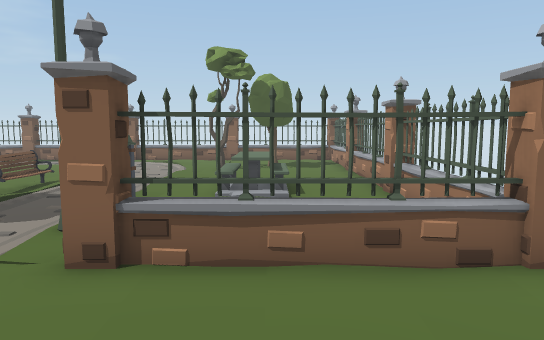
[1] (above)

18 first-person views from a walk through a 3-D level made in the Unity game engine. The camera is 1.5 m above the floor, tilts 6° down and sees 70° across. The floor is counted in squares, 1 m on a side. Each view is taken from the middle of a square. On the plan, view 1 faces up. The plan holds only what a view shows up to about 17 squares ahead; the rest is blank. The place goes on beyond the plan.

[2]
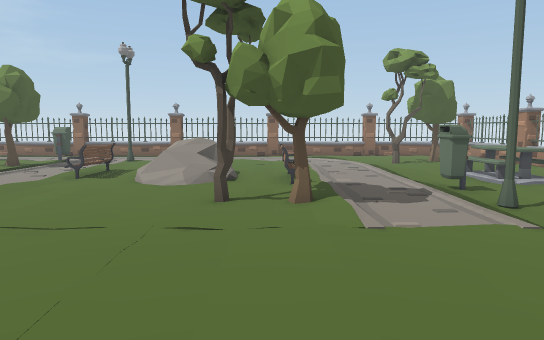

[3]
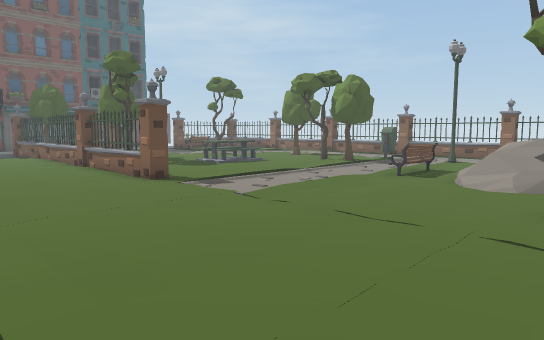

[4]
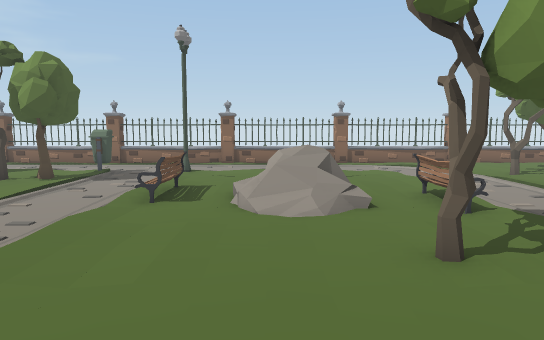

[5]
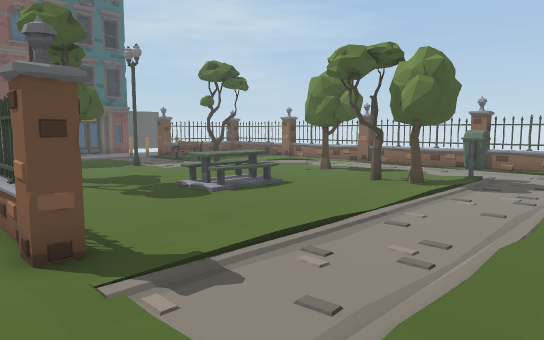

[6]
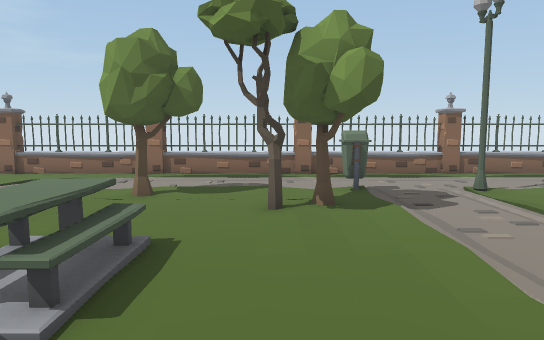

[7]
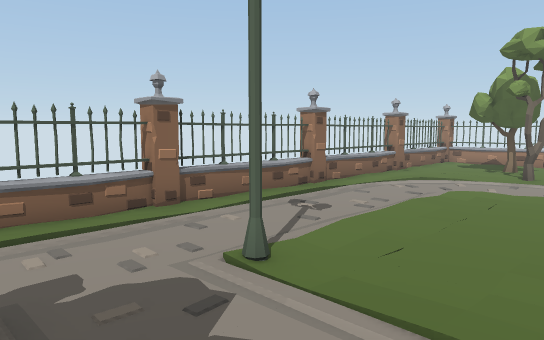

[8]
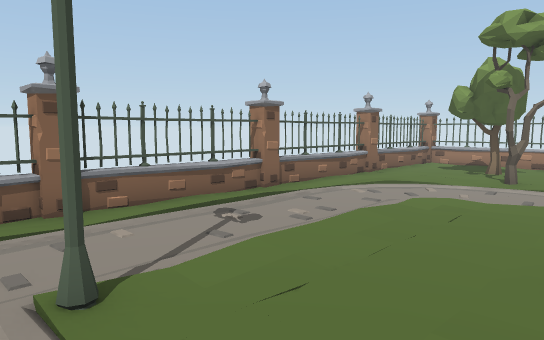

[9]
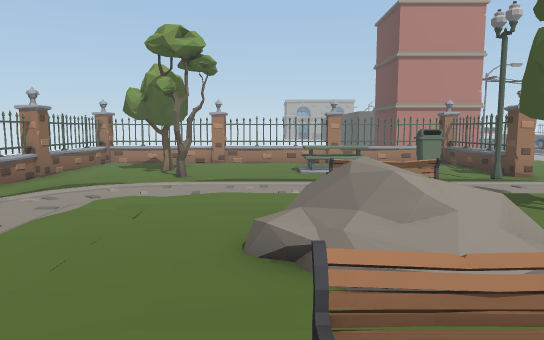

[10]
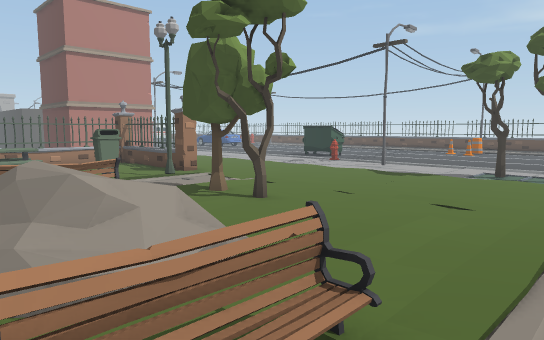

[11]
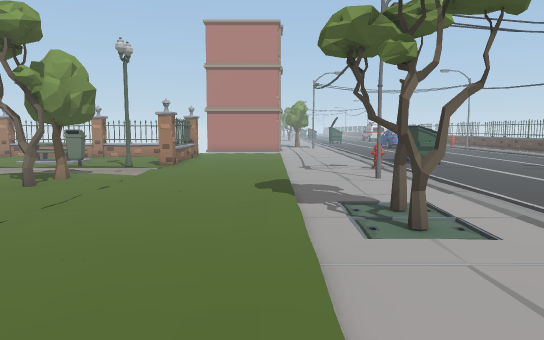

[12]
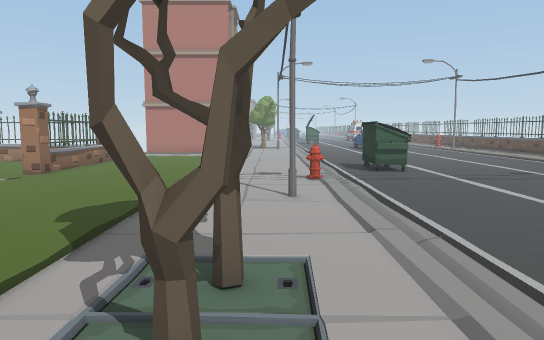

[13]
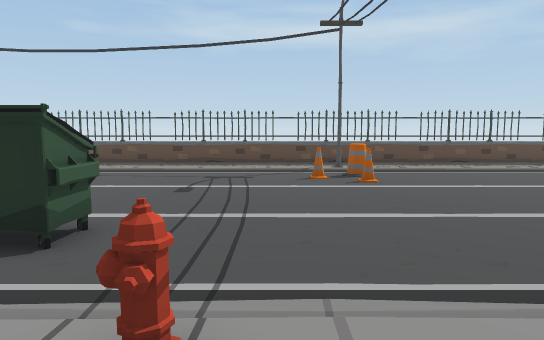

[14]
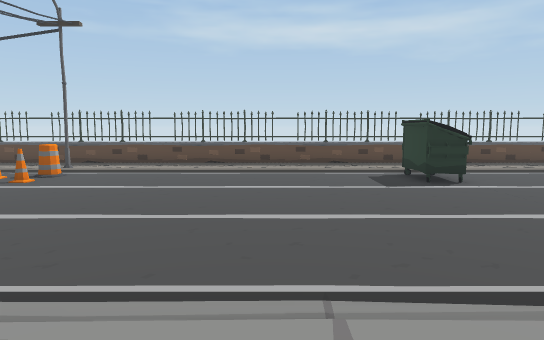

[15]
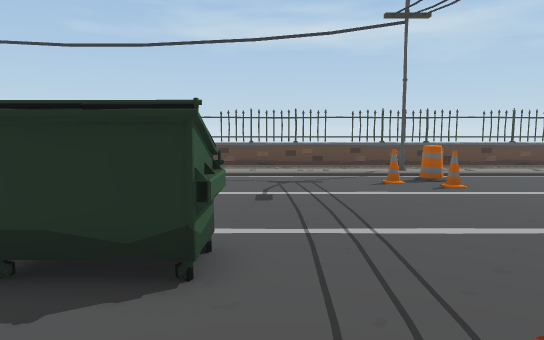

[16]
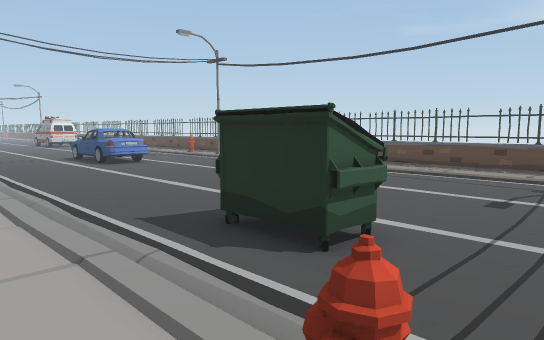

[17]
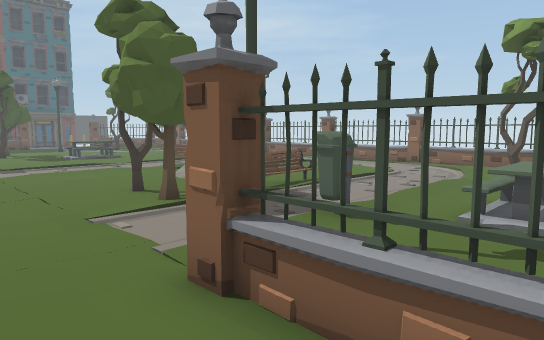

[18]
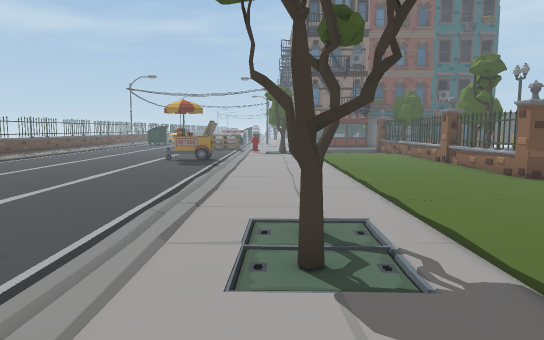

### Floor plan
Key: @ floor where view 1 was taken; # wall or solid block; . main floor; : floor 0.25 m higher than the main floor; / step, stairs or slope; = window, fence, low wall or low ledge; T tree; F fence; B bench; A table; C cone; O other object.
Columns run from 22 left of view 1 to 3 right of it. Each row starts with its distance up from view 1.
 20 F    F   =F   =F #==F   =F
 19 F===#F===#F===#F=#=#FOOO#F
 18 :::::::::::::::::::::    =
 17 :::::::::::::::::::::    =
 16 ::::::O::::::::::::::    =
 15 :T:::::::#::::::::::T    #
 14 :::::T:::::::::::::::    F
 13 :   T::::::    ::::::    =
 12 :    ::::/B    ::::::    =
 11 :    ::::/B    B:::::    =
 10 :A   :::::B    B:::::    #
  9  A   ::::::    B:::::A   F
  8      ::::::    ::::O:    =
  7      ::::::   T::::O:    =
  6     :::::::   TTT::::    =
  5 O  O ::::::    ::::#:  O #
  4 FOO#OF:: ::    ::: :FOO#OF
  3           :
  2             :          :
  1
  0     :                 @
 -1          ..:.. .
 -2          :T.T.     .
 -3         ..T.T.  :  . :
 -4          ....:
 -5          .....
 -6 ..........................
 -7 ......................OOO.
 -8 ......................OO..
 -9 ..........................
-10 ..........................
-11 ..........................
-12 ..........................
-13 ....O...........C.........
-14 ....O.............C.......
-15 ....O...........C.........
-16 ::  ::::::::::::::::::::::
-17  :  :::::::::::::::::::::
-18 ##  ######################

Where each view was taken, in squares from view 1:
view 1: 0 up, 0 right, facing up
view 2: 1 down, 7 left, facing up
view 3: 1 down, 7 left, facing up-left
view 4: 2 up, 10 left, facing up
view 5: 3 up, 12 left, facing up-left
view 6: 6 up, 18 left, facing up
view 7: 12 up, 16 left, facing up-right
view 8: 12 up, 14 left, facing up-right
view 9: 12 up, 14 left, facing right
view 10: 12 up, 14 left, facing down-right
view 11: 0 up, 18 left, facing right
view 12: 3 down, 14 left, facing right
view 13: 2 down, 3 left, facing down
view 14: 2 down, 13 left, facing down
view 15: 3 down, 1 left, facing down
view 16: 3 down, 3 left, facing down-right
view 17: 2 up, 1 right, facing up-left
view 18: 3 down, 6 left, facing left
